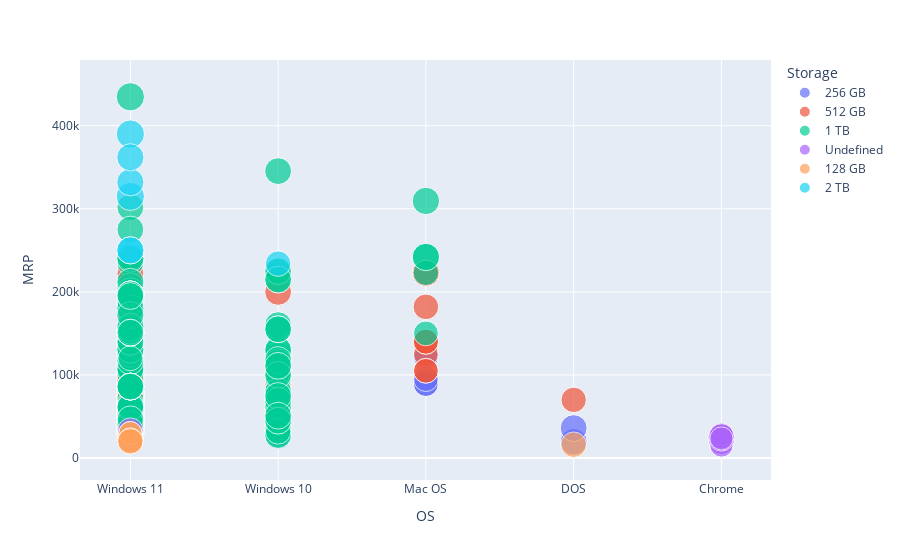

The cell this chart's notebook holds for it:
### Code cell
px.scatter(data, x="OS", y="MRP",
           size="Display(inches)", color="Storage",
                 hover_name="Touchscreen")

### Figure 1 — Plotly figure (JSON) as saved in the notebook; plotly's stock layout.template omitted (floating-point values rounded to 4 significant figures; data arrays with more than 128 entries replaced by an {"elided": "..."} marker saying what was removed)
{"data": [{"hovertemplate": "<b>%{hovertext}</b><br><br>Storage=256 GB<br>OS=%{x}<br>MRP=%{y}<br>Display(inches)=%{marker.size}<extra></extra>", "hovertext": ["no", "no", "no", "no", "no", "no", "no", "no", "no", "no", "no", "no", "no", "no", "no", "no", "no", "no", "no", "no", "no", "no", "no", "no", "no", "yes", "no", "no", "no", "no", "no", "no", "no", "no", "no", "no", "no", "no", "no", "no", "yes", "no", "no", "no", "no", "no", "no", "no", "no", "no", "no", "no", "no", "no", "no", "no", "no", "no", "no", "no", "no", "no", "no", "no", "no", "no", "no", "no", "no", "no", "no", "no", "no", "no", "no", "no", "no", "no", "no", "no", "no", "no", "no", "no", "no", "no", "no", "no", "no", "no", "no", "no", "no", "no", "no", "no", "no", "no", "no"], "legendgroup": "256 GB", "marker": {"color": "#636efa", "size": [14, 14, 14, 15.6, 15.6, 13.3, 15.6, 14, 15.6, 14, 14, 15.6, 14, 14, 14, 14, 15.6, 14, 15.6, 15.6, 13.3, 14, 15.6, 15.6, 14, 14, 15.6, 14, 14, 14, 15.6, 14, 14, 14, 15.6, 14, 14, 13.3, 13.3, 14, 14, 14, 14, 14, 14, 14, 14, 14, 15.6, 14, 14, 14, 15.6, 15.6, 14, 14, 15.6, 15.6, 15.6, 15, 14.96, 15, 14, 14, 14, 14, 14, 15.6, 15.6, 11.6, 14, 14, 14, 14, 15.6, 14, 15.6, 14, 15.6, 14, 14, 14, 14, 15.6, 14, 15.6, 15.6, 14, 15, 14, 15.6, 11.6, 14, 14, 15.6, 14, 15.6, 14, 14], "sizemode": "area", "sizeref": 0.04325, "symbol": "circle"}, "mode": "markers", "name": "256 GB", "orientation": "v", "showlegend": true, "type": "scatter", "x": ["Windows 11", "Windows 11", "Windows 10", "Windows 11", "Windows 11", "Mac OS", "DOS", "Windows 10", "Windows 11", "Windows 11", "Windows 11", "Windows 11", "Windows 11", "Windows 11", "Windows 11", "Windows 11", "Windows 11", "Windows 11", "Windows 11", "Windows 11", "Mac OS", "Windows 11", "Windows 11", "Windows 11", "Windows 11", "Windows 11", "Windows 11", "Windows 11", "Windows 11", "Windows 11", "Windows 11", "Windows 11", "Windows 11", "Windows 10", "Windows 11", "Windows 11", "Windows 10", "Mac OS", "Mac OS", "Windows 11", "Windows 11", "Windows 11", "Windows 11", "Windows 11", "Windows 11", "Windows 11", "Windows 11", "Windows 11", "Windows 11", "Windows 11", "Windows 11", "Windows 11", "Windows 11", "Windows 10", "Windows 10", "Windows 11", "Windows 11", "Windows 11", "Windows 10", "Windows 11", "Windows 11", "Windows 10", "Windows 11", "Windows 11", "Windows 11", "Windows 11", "Windows 10", "Windows 10", "DOS", "Windows 10", "Windows 11", "Windows 11", "Windows 11", "Windows 11", "Windows 10", "Windows 11", "Windows 11", "Windows 11", "Windows 10", "Windows 11", "Windows 11", "Windows 10", "Windows 11", "Windows 11", "Windows 11", "Windows 11", "Windows 11", "Windows 11", "Windows 10", "Windows 11", "Windows 10", "Windows 11", "Windows 10", "Windows 11", "Windows 11", "Windows 10", "Windows 10", "Windows 11", "Windows 11"], "xaxis": "x", "y": [36990, 36990, 46990, 32990, 29990, 88990, 19490, 46990, 24990, 36990, 25990, 40990, 36990, 23990, 22990, 28990, 29990, 36990, 30428, 29990, 88990, 36990, 33900, 31990, 36990, 45990, 36990, 30990, 36990, 36990, 34990, 25990, 36990, 25950, 59990, 36990, 46990, 94990, 121990, 27990, 54900, 36990, 29990, 28990, 36990, 36990, 35990, 44990, 44990, 44990, 36990, 36990, 37390, 44700, 41150, 36990, 33990, 36400, 28590, 37000, 42690, 38990, 36990, 29490, 29990, 36990, 41090, 50499, 35990, 26490, 36990, 28990, 45990, 36990, 37990, 36990, 38999, 31990, 37990, 36990, 34490, 30100, 36990, 37390, 36990, 36990, 36990, 36990, 39890, 36990, 36990, 23250, 42390, 36990, 31490, 38980, 43090, 36990, 36990], "yaxis": "y"}, {"hovertemplate": "<b>%{hovertext}</b><br><br>Storage=512 GB<br>OS=%{x}<br>MRP=%{y}<br>Display(inches)=%{marker.size}<extra></extra>", "hovertext": {"elided": "375 str values"}, "legendgroup": "512 GB", "marker": {"color": "#EF553B", "size": {"elided": "375 float values"}, "sizemode": "area", "sizeref": 0.04325, "symbol": "circle"}, "mode": "markers", "name": "512 GB", "orientation": "v", "showlegend": true, "type": "scatter", "x": {"elided": "375 str values"}, "xaxis": "x", "y": {"elided": "375 int values"}, "yaxis": "y"}, {"hovertemplate": "<b>%{hovertext}</b><br><br>Storage=1 TB<br>OS=%{x}<br>MRP=%{y}<br>Display(inches)=%{marker.size}<extra></extra>", "hovertext": {"elided": "223 str values"}, "legendgroup": "1 TB", "marker": {"color": "#00cc96", "size": {"elided": "223 float values"}, "sizemode": "area", "sizeref": 0.04325, "symbol": "circle"}, "mode": "markers", "name": "1 TB", "orientation": "v", "showlegend": true, "type": "scatter", "x": {"elided": "223 str values"}, "xaxis": "x", "y": {"elided": "223 int values"}, "yaxis": "y"}, {"hovertemplate": "<b>%{hovertext}</b><br><br>Storage=Undefined<br>OS=%{x}<br>MRP=%{y}<br>Display(inches)=%{marker.size}<extra></extra>", "hovertext": ["no", "no", "no", "yes", "yes", "no", "no", "yes", "yes", "yes"], "legendgroup": "Undefined", "marker": {"color": "#ab63fa", "size": [14, 14, 14, 11.6, 15.6, 11.6, 11.6, 11.6, 14, 11.6], "sizemode": "area", "sizeref": 0.04325, "symbol": "circle"}, "mode": "markers", "name": "Undefined", "orientation": "v", "showlegend": true, "type": "scatter", "x": ["Windows 11", "Chrome", "Chrome", "Chrome", "Chrome", "Windows 11", "Windows 11", "Chrome", "Chrome", "Chrome"], "xaxis": "x", "y": [32990, 19490, 19490, 14990, 24390, 21990, 19990, 28490, 25990, 23490], "yaxis": "y"}, {"hovertemplate": "<b>%{hovertext}</b><br><br>Storage=128 GB<br>OS=%{x}<br>MRP=%{y}<br>Display(inches)=%{marker.size}<extra></extra>", "hovertext": ["no", "no", "yes", "yes", "no", "no"], "legendgroup": "128 GB", "marker": {"color": "#FFA15A", "size": [14.1, 14, 11.6, 11.6, 14, 14.1], "sizemode": "area", "sizeref": 0.04325, "symbol": "circle"}, "mode": "markers", "name": "128 GB", "orientation": "v", "showlegend": true, "type": "scatter", "x": ["DOS", "Windows 11", "Windows 11", "Windows 11", "Windows 11", "Windows 11"], "xaxis": "x", "y": [15990, 20990, 29980, 29980, 20990, 19990], "yaxis": "y"}, {"hovertemplate": "<b>%{hovertext}</b><br><br>Storage=2 TB<br>OS=%{x}<br>MRP=%{y}<br>Display(inches)=%{marker.size}<extra></extra>", "hovertext": ["no", "no", "no", "no", "no", "no", "no"], "legendgroup": "2 TB", "marker": {"color": "#19d3f3", "size": [17.3, 16, 16, 17.3, 16, 16, 14], "sizemode": "area", "sizeref": 0.04325, "symbol": "circle"}, "mode": "markers", "name": "2 TB", "orientation": "v", "showlegend": true, "type": "scatter", "x": ["Windows 11", "Windows 11", "Windows 11", "Windows 11", "Windows 11", "Windows 11", "Windows 10"], "xaxis": "x", "y": [389990, 249990, 249990, 314990, 331990, 361990, 233990], "yaxis": "y"}], "layout": {"legend": {"itemsizing": "constant", "title": {"text": "Storage"}, "tracegroupgap": 0}, "margin": {"t": 60}, "xaxis": {"anchor": "y", "domain": [0, 1], "title": {"text": "OS"}}, "yaxis": {"anchor": "x", "domain": [0, 1], "title": {"text": "MRP"}}}}
